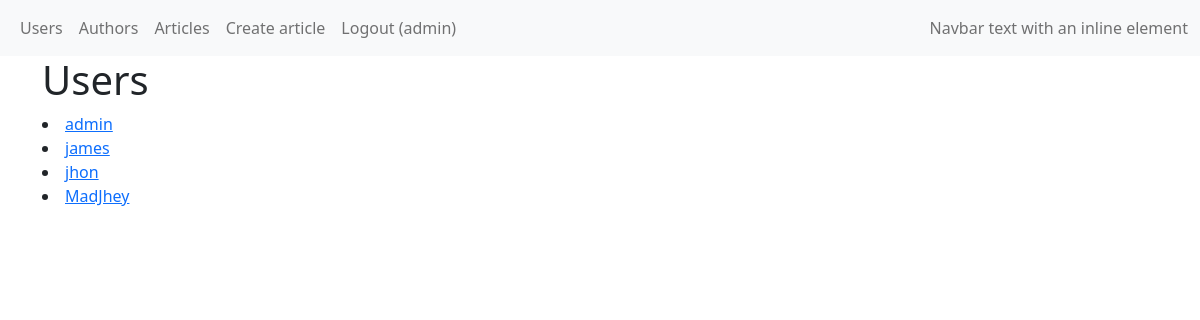
Page /users/ (signed in) on the committed database.
### blog/models/user.py (models this page shows, shortened)
class User(db.Model, UserMixin):
    __tablename__ = 'users'
    id = db.Column(db.Integer, primary_key=True)
    is_stuff = db.Column(db.Boolean)
    username = db.Column(db.String(255), unique=True, nullable=False)
    first_name = db.Column(db.String(255))
    last_name = db.Column(db.String(255))
    password = db.Column(db.String(255))
    email = db.Column(db.String(255), default="", server_default="")
    author = relationship('Author', uselist=False, back_populates='user')

### blog/user/views.py (the view)
@user.route('/')
@login_required
def user_list():
    users = User.query.all()
    return render_template('users/list.html',
                           users=users
                           )

### blog/app.py (called while the page is built)
def register_extensions(app):
    db.init_app(app)
    migrate.init_app(app, db, compare_type=True)
    csrf.init_app(app)
    login_manager.login_view = 'auth.login'
    login_manager.init_app(app)
    @login_manager.user_loader
    def load_user(user_id):
        return User.query.get(int(user_id))

### blog/templates/users/list.html (shortened to what this page needs)
{% extends 'base.html' %}
{% block body %}
<div class="row">
    <div class="col">
        <h1>Users</h1>
        {% for user in users %}
        <li><a href="{{ url_for('user.get_user', pk = user.id) }}">{{ user.username }}</a></li>
        {% endfor %}
    </div>
</div>
{% endblock %}

### blog/templates/navbar.html (shortened to what this page needs)
<nav class="navbar navbar-expand-lg navbar-light bg-light">
    <div class="container-fluid">
        <div class="collapse navbar-collapse" id="navbarText">
            <ul class="navbar-nav me-auto mb-2 mb-lg-0">
                <li class="nav-item">
                    <a class="nav-link" href="{{ url_for('user.user_list')}}">Users</a>
                </li>
                <li class="nav-item">
                    <a class="nav-link" href="{{ url_for('author.author_list')}}">Authors</a>
                </li>
                <li class="nav-item">
                    <a class="nav-link" href="{{ url_for('article.article_list')}}">Articles</a>
                </li>
                {% if current_user.is_authenticated %}
                    <li class="nav-item">
                        <a class="nav-link" href="{{ url_for('article.create_article_form') }}">Create article</a>
                    </li>
                    <li class="nav-item">
                        <a class="nav-link" href="{{ url_for('auth.logout') }}">Logout ({{ current_user.username }})</a>
                    </li>
                {% endif %}
            </ul>
            <span class="navbar-text">
        Navbar text with an inline element
      </span>
        </div>
    </div>
</nav>

### rows in the picture
User: username "admin"
User: username "james"
User: username "jhon"
User: username "MadJhey"
